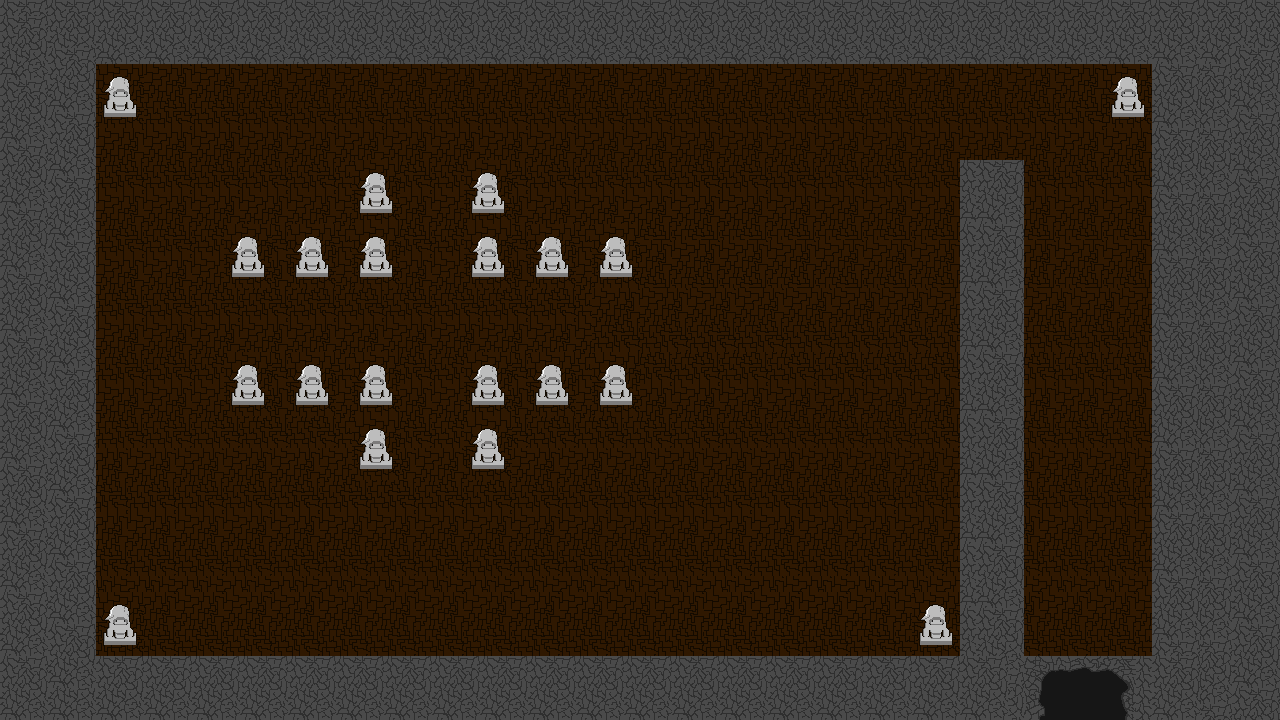

The image is a tile-based game level rendered from a .tmx file. Its description and source (layers, tilesets, objects; grid data summarised) follow:
An orthogonal 80x45 tile map with 16x16 px tiles, 3 tile layers (terrain, zone, bloquant) and 5 objects.

<map version="1.5" tiledversion="1.5.0" orientation="orthogonal" renderorder="right-down" width="80" height="45" tilewidth="16" tileheight="16" infinite="0" nextlayerid="7" nextobjectid="20">
 <editorsettings>
  <export target="../map_2.json" format="json" />
 </editorsettings>
 <tileset firstgid="1" name="tileset_placeholder" tilewidth="16" tileheight="16" tilecount="100" columns="25">
  <image source="../assets/tileset_placeholder.png" width="400" height="64" />
 </tileset>
 <layer id="3" name="terrain" width="80" height="45">
  <data>[3600 cells, 2541 non-empty, 41 distinct tile ids]</data>
 </layer>
 <layer id="2" name="zone" width="80" height="45">
  <data>[3600 cells, 28 non-empty, 28 distinct tile ids]</data>
 </layer>
 <layer id="1" name="bloquant" width="80" height="45">
  <data>[3600 cells, 1490 non-empty, 24 distinct tile ids]</data>
 </layer>
 <objectgroup id="5" name="ennemis" offsetx="0" offsety="1.46847">
  <object id="9" x="343.622" y="303.974" width="39.6487" height="36.7118" />
  <object id="13" x="503.686" y="298.1" width="38.1803" height="48.4596" />
  <object id="18" x="433.199" y="248.172" />
  <object id="19" x="431.731" y="399.424" />
 </objectgroup>
 <objectgroup id="6" name="item">
  <object id="17" x="399.424" y="349.496">
   <ellipse />
  </object>
 </objectgroup>
</map>
